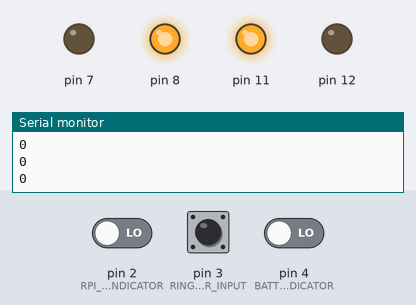
The sketch below on a simulated Arduino Uno, built with avr-gcc and run on an emulated ATmega328P. Shown: output pins drawn as LEDs (lit = HIGH), the last lines printed to the serial monitor. The test bench sets the inputs (shaded band); at power-on: pin 3 (RING_INDICATOR_INPUT) LOW, pin 2 (RPI_POWER_INDICATOR) LOW, pin 4 (BATTERY_INDICATOR) LOW.

Above: at 1.2 s.
1.3 s: pin 3 (RING_INDICATOR_INPUT) pulsed HIGH 2 times (0.12 s each, 0.3 s apart)
At 2.2 s:
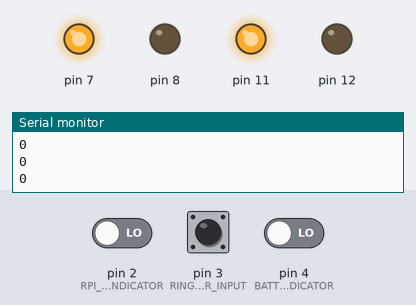
At 3.0 s:
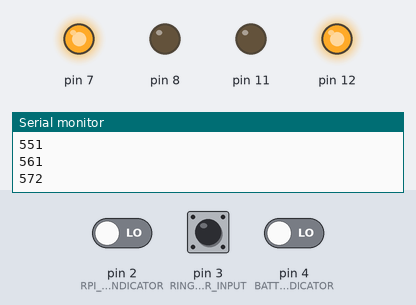
Timing chart, 0 to 4.5 s (numbered marks = the images above; inputs shaded):
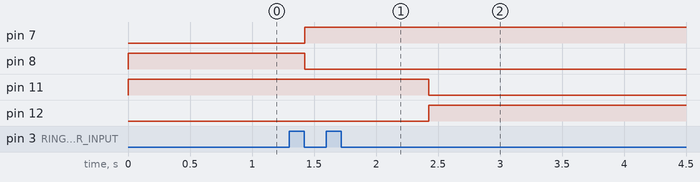

Measured:
- after the input at 1.3 s, pin 7: LOW → HIGH after 0.12 s; pin 8: HIGH → LOW after 0.12 s; pin 11: HIGH → LOW after 1.1 s; pin 12: LOW → HIGH after 1.1 s

The sketch:

ARD_C_FINAL.ino
```cpp
// Global Variables
unsigned long max_time = 480000;
unsigned long cur_time = 0;
unsigned long start_time = 0;
int rpi_on = 0;
int fona_charged = 0;
int state = 0;

int CurrentStatePin2 = LOW;
int PrevStatePin2 = LOW;
int CurrentStatePin3 = LOW;
int PrevStatePin3 = LOW;
int CurrentStatePin4 = LOW;
int PrevStatePin4 = LOW;

void setup() {
  Serial.begin(9600);
  pinMode(4,INPUT);//BATTERY INDICATOR
  pinMode(3,INPUT);//RING INDICATOR INPUT
  pinMode(2,INPUT);//RPI POWER INDICATOR

  pinMode(12,OUTPUT);
  pinMode(11,OUTPUT); //12 HI +  11 LOW = PWR ON, 12 LO + 11 HI = PWR OFF

  pinMode(8,OUTPUT);
  pinMode(7,OUTPUT); //8 HI + 7 LOW = PWR ON, 8 LO + 7 HI = PWR OFF

  digitalWrite(12,LOW); //Initialize RPI off
  digitalWrite(11,HIGH);

  digitalWrite(8,HIGH); //Initialize FONA on
  digitalWrite(7,LOW);
}

void pi_ON() {
  digitalWrite(11,LOW);
  digitalWrite(12,HIGH);
  rpi_on = 1;
  fona_charged = 0;
}

void pi_OFF() {
  delay(1000*10); //wait for RPI to properly shutdown before cutting power
  digitalWrite(11,HIGH);
  digitalWrite(12,LOW);
  rpi_on = 0;
}

void fona_ON() {
  digitalWrite(7,LOW);
  digitalWrite(8,HIGH);
}

void fona_OFF() {
  digitalWrite(7,HIGH);
  digitalWrite(8,LOW);
}


void loop() {

  Serial.println(cur_time-start_time);

  PrevStatePin2 = CurrentStatePin2;
  PrevStatePin3 = CurrentStatePin3;
  PrevStatePin4 = CurrentStatePin4;

  delay(10);

  CurrentStatePin2 = digitalRead(2);
  CurrentStatePin3 = digitalRead(3);
  CurrentStatePin4 = digitalRead(4);

  if ((PrevStatePin2 == HIGH) && (CurrentStatePin2 == LOW) && (rpi_on == 1)){
    pi_OFF();
    start_time = 0;
    cur_time = 0;
    if (fona_charged == 1){
      fona_OFF();
    }else {
      fona_ON();
    }
  }
  if ((PrevStatePin3 == HIGH) && (CurrentStatePin3 == LOW) && (rpi_on == 0)){
    fona_OFF();
    delay(1000);
    pi_ON();
    start_time = millis();
  }
  if ((rpi_on == 1) && (PrevStatePin4 == LOW) && (CurrentStatePin4 == HIGH)){
    fona_charged = 1;
  }
  if (rpi_on == 1){
    cur_time = millis();
  }
  if (((cur_time - start_time) > max_time) && (rpi_on == 1)){
    Serial.println(start_time);
    Serial.println(cur_time);
    pi_OFF();
    start_time = 0;
    cur_time = 0;
    if (fona_charged == 1){
      fona_OFF();
    } else{
      fona_ON();
    }
  }
}
```
